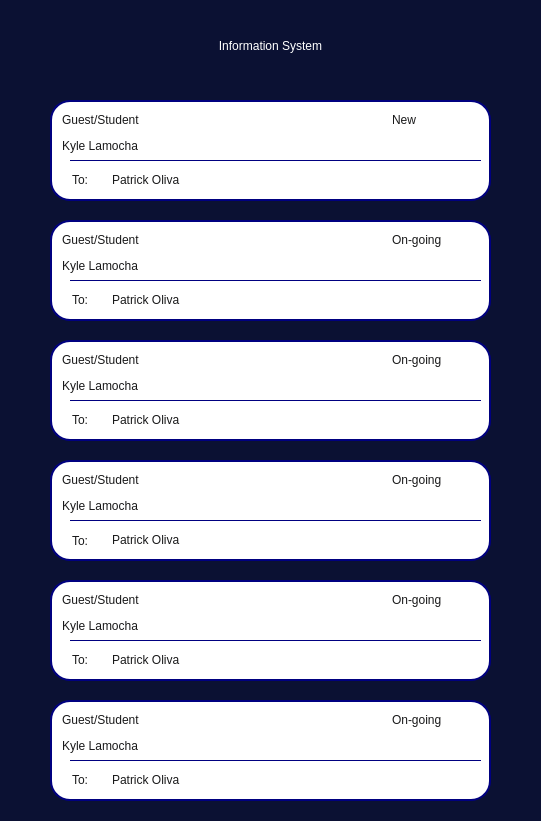
   <widget class="QFrame" name="frame_16">
    <property name="geometry">
     <rect>
      <x>1330</x>
      <y>190</y>
      <width>541</width>
      <height>821</height>
     </rect>
    </property>
    <property name="styleSheet">
     <string notr="true">QFrame{
	background-color: rgb(11, 17, 51);
border-radius: 20px;

}

</string>
    </property>
    <property name="frameShape">
     <enum>QFrame::StyledPanel</enum>
    </property>
    <property name="frameShadow">
     <enum>QFrame::Raised</enum>
    </property>
    <widget class="QLabel" name="label_12">
     <property name="geometry">
      <rect>
       <x>0</x>
       <y>20</y>
       <width>541</width>
       <height>51</height>
      </rect>
     </property>
     <property name="styleSheet">
      <string notr="true">font:40pt &quot;Bebas&quot;;
color: rgb(255, 255, 255);
</string>
     </property>
     <property name="text">
      <string>Information System</string>
     </property>
     <property name="alignment">
      <set>Qt::AlignCenter</set>
     </property>
    </widget>
    <widget class="QFrame" name="frame_50">
     <property name="geometry">
      <rect>
       <x>50</x>
       <y>100</y>
       <width>441</width>
       <height>101</height>
      </rect>
     </property>
     <property name="styleSheet">
      <string notr="true">QFrame{
border: 2px solid navy blue;
	background-color: rgb(255, 255, 255);
}

</string>
     </property>
     <property name="frameShape">
      <enum>QFrame::StyledPanel</enum>
     </property>
     <property name="frameShadow">
      <enum>QFrame::Raised</enum>
     </property>
     <widget class="QLineEdit" name="lineEdit_253">
      <property name="geometry">
       <rect>
        <x>340</x>
        <y>10</y>
        <width>91</width>
        <height>20</height>
       </rect>
      </property>
      <property name="styleSheet">
       <string notr="true">QLineEdit{
font: 11pt &quot;Montserrat&quot;;
border-radius: 5px;
	color: rgb(25, 25, 26);

}

</string>
      </property>
      <property name="text">
       <string>New</string>
      </property>
      <property name="placeholderText">
       <string>Appointment Subject</string>
      </property>
     </widget>
     <widget class="QLineEdit" name="c3r1Student">
      <property name="geometry">
       <rect>
        <x>10</x>
        <y>30</y>
        <width>421</width>
        <height>31</height>
       </rect>
      </property>
      <property name="styleSheet">
       <string notr="true">QLineEdit{
	font: 75 16pt &quot;Montserrat&quot;;
border-radius: 5px;
	color: rgb(25, 25, 26);

}

</string>
      </property>
      <property name="text">
       <string>Kyle Lamocha</string>
      </property>
      <property name="placeholderText">
       <string>Appointment Subject</string>
      </property>
     </widget>
     <widget class="QLineEdit" name="lineEdit_254">
      <property name="geometry">
       <rect>
        <x>10</x>
        <y>10</y>
        <width>331</width>
        <height>20</height>
       </rect>
      </property>
      <property name="styleSheet">
       <string notr="true">QLineEdit{
font: 10pt &quot;Montserrat&quot;;
border-radius: 5px;
	color: rgb(25, 25, 26);

}

</string>
      </property>
      <property name="text">
       <string>Guest/Student</string>
      </property>
      <property name="placeholderText">
       <string>Appointment Subject</string>
      </property>
     </widget>
     <widget class="Line" name="line_37">
      <property name="geometry">
       <rect>
        <x>20</x>
        <y>60</y>
        <width>411</width>
        <height>1</height>
       </rect>
      </property>
      <property name="styleSheet">
       <string notr="true">background-color: rgb(25, 25, 26);</string>
      </property>
      <property name="orientation">
       <enum>Qt::Horizontal</enum>
      </property>
     </widget>
     <widget class="QLineEdit" name="lineEdit_255">
      <property name="geometry">
       <rect>
        <x>20</x>
        <y>70</y>
        <width>51</width>
        <height>20</height>
       </rect>
      </property>
      <property name="styleSheet">
       <string notr="true">QLineEdit{
font: 13pt &quot;Montserrat&quot;;
border-radius: 5px;
	color: rgb(25, 25, 26);

}

</string>
      </property>
      <property name="text">
       <string>To:</string>
      </property>
      <property name="placeholderText">
       <string>Appointment Subject</string>
      </property>
     </widget>
     <widget class="QLineEdit" name="c3r1Teacher">
      <property name="geometry">
       <rect>
        <x>60</x>
        <y>70</y>
        <width>371</width>
        <height>20</height>
       </rect>
      </property>
      <property name="styleSheet">
       <string notr="true">QLineEdit{
	font: 75 16pt &quot;Montserrat&quot;;
border-radius: 5px;
	color: rgb(25, 25, 26);

}

</string>
      </property>
      <property name="text">
       <string>Patrick Oliva</string>
      </property>
      <property name="placeholderText">
       <string>Appointment Subject</string>
      </property>
     </widget>
    </widget>
    <widget class="QFrame" name="frame_51">
     <property name="geometry">
      <rect>
       <x>50</x>
       <y>220</y>
       <width>441</width>
       <height>101</height>
      </rect>
     </property>
     <property name="styleSheet">
      <string notr="true">QFrame{
border: 2px solid navy blue;
	background-color: rgb(255, 255, 255);
}

</string>
     </property>
     <property name="frameShape">
      <enum>QFrame::StyledPanel</enum>
     </property>
     <property name="frameShadow">
      <enum>QFrame::Raised</enum>
     </property>
     <widget class="QLineEdit" name="lineEdit_256">
      <property name="geometry">
       <rect>
        <x>340</x>
        <y>10</y>
        <width>91</width>
        <height>20</height>
       </rect>
      </property>
      <property name="styleSheet">
       <string notr="true">QLineEdit{
font: 11pt &quot;Montserrat&quot;;
border-radius: 5px;
	color: rgb(25, 25, 26);

}

</string>
      </property>
      <property name="text">
       <string>On-going</string>
      </property>
      <property name="placeholderText">
       <string>Appointment Subject</string>
      </property>
     </widget>
     <widget class="QLineEdit" name="c3r2Student">
      <property name="geometry">
       <rect>
        <x>10</x>
        <y>30</y>
        <width>421</width>
        <height>31</height>
       </rect>
      </property>
      <property name="styleSheet">
       <string notr="true">QLineEdit{
	font: 75 16pt &quot;Montserrat&quot;;
border-radius: 5px;
	color: rgb(25, 25, 26);

}

</string>
      </property>
      <property name="text">
       <string>Kyle Lamocha</string>
      </property>
      <property name="placeholderText">
       <string>Appointment Subject</string>
      </property>
     </widget>
     <widget class="QLineEdit" name="lineEdit_257">
      <property name="geometry">
       <rect>
        <x>10</x>
        <y>10</y>
        <width>331</width>
        <height>20</height>
       </rect>
      </property>
      <property name="styleSheet">
       <string notr="true">QLineEdit{
font: 10pt &quot;Montserrat&quot;;
border-radius: 5px;
	color: rgb(25, 25, 26);

}

</string>
      </property>
      <property name="text">
       <string>Guest/Student</string>
      </property>
      <property name="placeholderText">
       <string>Appointment Subject</string>
      </property>
     </widget>
     <widget class="Line" name="line_38">
      <property name="geometry">
       <rect>
        <x>20</x>
        <y>60</y>
        <width>411</width>
        <height>1</height>
       </rect>
      </property>
      <property name="styleSheet">
       <string notr="true">background-color: rgb(25, 25, 26);</string>
      </property>
      <property name="orientation">
       <enum>Qt::Horizontal</enum>
      </property>
     </widget>
     <widget class="QLineEdit" name="lineEdit_258">
      <property name="geometry">
       <rect>
        <x>20</x>
        <y>70</y>
        <width>51</width>
        <height>20</height>
       </rect>
      </property>
      <property name="styleSheet">
       <string notr="true">QLineEdit{
font: 13pt &quot;Montserrat&quot;;
border-radius: 5px;
	color: rgb(25, 25, 26);

}

</string>
      </property>
      <property name="text">
       <string>To:</string>
      </property>
      <property name="placeholderText">
       <string>Appointment Subject</string>
      </property>
     </widget>
     <widget class="QLineEdit" name="c3r2Teacher">
      <property name="geometry">
       <rect>
        <x>60</x>
        <y>70</y>
        <width>371</width>
        <height>20</height>
       </rect>
      </property>
      <property name="styleSheet">
       <string notr="true">QLineEdit{
	font: 75 16pt &quot;Montserrat&quot;;
border-radius: 5px;
	color: rgb(25, 25, 26);

}

</string>
      </property>
      <property name="text">
       <string>Patrick Oliva</string>
      </property>
      <property name="placeholderText">
       <string>Appointment Subject</string>
      </property>
     </widget>
    </widget>
    <widget class="QFrame" name="frame_52">
     <property name="geometry">
      <rect>
       <x>50</x>
       <y>340</y>
       <width>441</width>
       <height>101</height>
      </rect>
     </property>
     <property name="styleSheet">
      <string notr="true">QFrame{
border: 2px solid navy blue;
	background-color: rgb(255, 255, 255);
}

</string>
     </property>
     <property name="frameShape">
      <enum>QFrame::StyledPanel</enum>
     </property>
     <property name="frameShadow">
      <enum>QFrame::Raised</enum>
     </property>
     <widget class="QLineEdit" name="lineEdit_259">
      <property name="geometry">
       <rect>
        <x>340</x>
        <y>10</y>
        <width>91</width>
        <height>20</height>
       </rect>
      </property>
      <property name="styleSheet">
       <string notr="true">QLineEdit{
font: 11pt &quot;Montserrat&quot;;
border-radius: 5px;
	color: rgb(25, 25, 26);

}

</string>
      </property>
      <property name="text">
       <string>On-going</string>
      </property>
      <property name="placeholderText">
       <string>Appointment Subject</string>
      </property>
     </widget>
     <widget class="QLineEdit" name="c3r3Student">
      <property name="geometry">
       <rect>
        <x>10</x>
        <y>30</y>
        <width>421</width>
        <height>31</height>
       </rect>
      </property>
      <property name="styleSheet">
       <string notr="true">QLineEdit{
	font: 75 16pt &quot;Montserrat&quot;;
border-radius: 5px;
	color: rgb(25, 25, 26);

}

</string>
      </property>
      <property name="text">
       <string>Kyle Lamocha</string>
      </property>
      <property name="placeholderText">
       <string>Appointment Subject</string>
      </property>
     </widget>
     <widget class="QLineEdit" name="lineEdit_260">
      <property name="geometry">
       <rect>
        <x>10</x>
        <y>10</y>
        <width>331</width>
        <height>20</height>
       </rect>
      </property>
      <property name="styleSheet">
       <string notr="true">QLineEdit{
font: 10pt &quot;Montserrat&quot;;
border-radius: 5px;
	color: rgb(25, 25, 26);

}

</string>
      </property>
      <property name="text">
       <string>Guest/Student</string>
      </property>
      <property name="placeholderText">
       <string>Appointment Subject</string>
      </property>
     </widget>
     <widget class="Line" name="line_39">
      <property name="geometry">
       <rect>
        <x>20</x>
        <y>60</y>
        <width>411</width>
        <height>1</height>
       </rect>
      </property>
      <property name="styleSheet">
       <string notr="true">background-color: rgb(25, 25, 26);</string>
      </property>
      <property name="orientation">
       <enum>Qt::Horizontal</enum>
      </property>
     </widget>
     <widget class="QLineEdit" name="lineEdit_261">
      <property name="geometry">
       <rect>
        <x>20</x>
        <y>70</y>
        <width>51</width>
        <height>20</height>
       </rect>
      </property>
      <property name="styleSheet">
       <string notr="true">QLineEdit{
font: 13pt &quot;Montserrat&quot;;
border-radius: 5px;
	color: rgb(25, 25, 26);

}

</string>
      </property>
      <property name="text">
       <string>To:</string>
      </property>
      <property name="placeholderText">
       <string>Appointment Subject</string>
      </property>
     </widget>
     <widget class="QLineEdit" name="c3r3Teacher">
      <property name="geometry">
       <rect>
        <x>60</x>
        <y>70</y>
        <width>371</width>
        <height>20</height>
       </rect>
      </property>
      <property name="styleSheet">
       <string notr="true">QLineEdit{
	font: 75 16pt &quot;Montserrat&quot;;
border-radius: 5px;
	color: rgb(25, 25, 26);

}

</string>
      </property>
      <property name="text">
       <string>Patrick Oliva</string>
      </property>
      <property name="placeholderText">
       <string>Appointment Subject</string>
      </property>
     </widget>
    </widget>
    <widget class="QFrame" name="frame_53">
     <property name="geometry">
      <rect>
       <x>50</x>
       <y>460</y>
       <width>441</width>
       <height>101</height>
      </rect>
     </property>
     <property name="styleSheet">
      <string notr="true">QFrame{
	background-color: rgb(255, 255, 255);
border: 2px solid navy blue;

}

</string>
     </property>
     <property name="frameShape">
      <enum>QFrame::StyledPanel</enum>
     </property>
     <property name="frameShadow">
      <enum>QFrame::Raised</enum>
     </property>
     <widget class="QLineEdit" name="lineEdit_262">
      <property name="geometry">
       <rect>
        <x>340</x>
        <y>10</y>
        <width>91</width>
        <height>20</height>
       </rect>
      </property>
      <property name="styleSheet">
       <string notr="true">QLineEdit{
font: 11pt &quot;Montserrat&quot;;
border-radius: 5px;
	color: rgb(25, 25, 26);

}

</string>
      </property>
      <property name="text">
       <string>On-going</string>
      </property>
      <property name="placeholderText">
       <string>Appointment Subject</string>
      </property>
     </widget>
     <widget class="QLineEdit" name="c3r4Student">
      <property name="geometry">
       <rect>
        <x>10</x>
        <y>30</y>
        <width>421</width>
        <height>31</height>
       </rect>
      </property>
      <property name="styleSheet">
       <string notr="true">QLineEdit{
	font: 75 16pt &quot;Montserrat&quot;;
border-radius: 5px;
	color: rgb(25, 25, 26);

}

</string>
      </property>
      <property name="text">
       <string>Kyle Lamocha</string>
      </property>
      <property name="placeholderText">
       <string>Appointment Subject</string>
      </property>
     </widget>
     <widget class="QLineEdit" name="lineEdit_263">
      <property name="geometry">
       <rect>
        <x>10</x>
        <y>10</y>
        <width>331</width>
        <height>20</height>
       </rect>
      </property>
      <property name="styleSheet">
       <string notr="true">QLineEdit{
font: 10pt &quot;Montserrat&quot;;
border-radius: 5px;
	color: rgb(25, 25, 26);

}

</string>
      </property>
      <property name="text">
       <string>Guest/Student</string>
      </property>
      <property name="placeholderText">
       <string>Appointment Subject</string>
      </property>
     </widget>
     <widget class="Line" name="line_40">
      <property name="geometry">
       <rect>
        <x>20</x>
        <y>60</y>
        <width>411</width>
        <height>1</height>
       </rect>
      </property>
      <property name="styleSheet">
       <string notr="true">background-color: rgb(25, 25, 26);</string>
      </property>
      <property name="orientation">
       <enum>Qt::Horizontal</enum>
      </property>
     </widget>
     <widget class="QLineEdit" name="lineEdit_264">
      <property name="geometry">
       <rect>
        <x>20</x>
        <y>70</y>
        <width>41</width>
        <height>21</height>
       </rect>
      </property>
      <property name="styleSheet">
       <string notr="true">QLineEdit{
font: 13pt &quot;Montserrat&quot;;
border-radius: 5px;
	color: rgb(25, 25, 26);

}

</string>
      </property>
      <property name="text">
       <string>To:</string>
      </property>
      <property name="placeholderText">
       <string>Appointment Subject</string>
      </property>
     </widget>
     <widget class="QLineEdit" name="c3r4Teacher">
      <property name="geometry">
       <rect>
        <x>60</x>
        <y>70</y>
        <width>371</width>
        <height>20</height>
       </rect>
      </property>
      <property name="styleSheet">
       <string notr="true">QLineEdit{
	font: 75 16pt &quot;Montserrat&quot;;
border-radius: 5px;
	color: rgb(25, 25, 26);

}

</string>
      </property>
      <property name="text">
       <string>Patrick Oliva</string>
      </property>
      <property name="placeholderText">
       <string>Appointment Subject</string>
      </property>
     </widget>
    </widget>
    <widget class="QFrame" name="frame_54">
     <property name="geometry">
      <rect>
       <x>50</x>
       <y>580</y>
       <width>441</width>
       <height>101</height>
      </rect>
     </property>
     <property name="styleSheet">
      <string notr="true">QFrame{
border: 2px solid navy blue;
	background-color: rgb(255, 255, 255);
}

</string>
     </property>
     <property name="frameShape">
      <enum>QFrame::StyledPanel</enum>
     </property>
     <property name="frameShadow">
      <enum>QFrame::Raised</enum>
     </property>
     <widget class="QLineEdit" name="lineEdit_265">
      <property name="geometry">
       <rect>
        <x>340</x>
        <y>10</y>
        <width>91</width>
        <height>20</height>
       </rect>
      </property>
      <property name="styleSheet">
       <string notr="true">QLineEdit{
font: 11pt &quot;Montserrat&quot;;
border-radius: 5px;
	color: rgb(25, 25, 26);

}

</string>
      </property>
      <property name="text">
       <string>On-going</string>
      </property>
      <property name="placeholderText">
       <string>Appointment Subject</string>
      </property>
     </widget>
     <widget class="QLineEdit" name="c3r5Student">
      <property name="geometry">
       <rect>
        <x>10</x>
        <y>30</y>
        <width>421</width>
        <height>31</height>
       </rect>
      </property>
      <property name="styleSheet">
       <string notr="true">QLineEdit{
	font: 75 16pt &quot;Montserrat&quot;;
border-radius: 5px;
	color: rgb(25, 25, 26);

}

</string>
      </property>
      <property name="text">
       <string>Kyle Lamocha</string>
      </property>
      <property name="placeholderText">
       <string>Appointment Subject</string>
      </property>
     </widget>
     <widget class="QLineEdit" name="lineEdit_266">
      <property name="geometry">
       <rect>
        <x>10</x>
        <y>10</y>
        <width>331</width>
        <height>20</height>
       </rect>
      </property>
      <property name="styleSheet">
       <string notr="true">QLineEdit{
font: 10pt &quot;Montserrat&quot;;
border-radius: 5px;
	color: rgb(25, 25, 26);

}

</string>
      </property>
      <property name="text">
       <string>Guest/Student</string>
      </property>
      <property name="placeholderText">
       <string>Appointment Subject</string>
      </property>
     </widget>
     <widget class="Line" name="line_41">
      <property name="geometry">
       <rect>
        <x>20</x>
        <y>60</y>
        <width>411</width>
        <height>1</height>
       </rect>
      </property>
      <property name="styleSheet">
       <string notr="true">background-color: rgb(25, 25, 26);</string>
      </property>
      <property name="orientation">
       <enum>Qt::Horizontal</enum>
      </property>
     </widget>
     <widget class="QLineEdit" name="lineEdit_267">
      <property name="geometry">
       <rect>
        <x>20</x>
        <y>70</y>
        <width>41</width>
        <height>20</height>
       </rect>
      </property>
      <property name="styleSheet">
       <string notr="true">QLineEdit{
font: 13pt &quot;Montserrat&quot;;
border-radius: 5px;
	color: rgb(25, 25, 26);

}

</string>
      </property>
      <property name="text">
       <string>To:</string>
      </property>
      <property name="placeholderText">
       <string>Appointment Subject</string>
      </property>
     </widget>
     <widget class="QLineEdit" name="c3r5Teacher">
      <property name="geometry">
       <rect>
        <x>60</x>
        <y>70</y>
        <width>371</width>
        <height>20</height>
       </rect>
      </property>
      <property name="styleSheet">
       <string notr="true">QLineEdit{
	font: 75 16pt &quot;Montserrat&quot;;
border-radius: 5px;
	color: rgb(25, 25, 26);

}

</string>
      </property>
      <property name="text">
       <string>Patrick Oliva</string>
      </property>
      <property name="placeholderText">
       <string>Appointment Subject</string>
      </property>
     </widget>
    </widget>
    <widget class="QFrame" name="frame_55">
     <property name="geometry">
      <rect>
       <x>50</x>
       <y>700</y>
       <width>441</width>
       <height>101</height>
      </rect>
     </property>
     <property name="styleSheet">
      <string notr="true">QFrame{
border: 2px solid navy blue;
	background-color: rgb(255, 255, 255);
}

</string>
     </property>
     <property name="frameShape">
      <enum>QFrame::StyledPanel</enum>
     </property>
     <property name="frameShadow">
      <enum>QFrame::Raised</enum>
     </property>
     <widget class="QLineEdit" name="lineEdit_268">
      <property name="geometry">
       <rect>
        <x>340</x>
        <y>10</y>
        <width>91</width>
        <height>20</height>
       </rect>
      </property>
      <property name="styleSheet">
       <string notr="true">QLineEdit{
font: 11pt &quot;Montserrat&quot;;
border-radius: 5px;
	color: rgb(25, 25, 26);

}

</string>
      </property>
      <property name="text">
       <string>On-going</string>
      </property>
      <property name="placeholderText">
       <string>Appointment Subject</string>
      </property>
     </widget>
     <widget class="QLineEdit" name="c3r6Student">
      <property name="geometry">
       <rect>
        <x>10</x>
        <y>30</y>
        <width>421</width>
        <height>31</height>
       </rect>
      </property>
      <property name="styleSheet">
       <string notr="true">QLineEdit{
	font: 75 16pt &quot;Montserrat&quot;;
border-radius: 5px;
	color: rgb(25, 25, 26);

}

</string>
      </property>
      <property name="text">
       <string>Kyle Lamocha</string>
      </property>
      <property name="placeholderText">
       <string>Appointment Subject</string>
      </property>
     </widget>
     <widget class="QLineEdit" name="lineEdit_269">
      <property name="geometry">
       <rect>
        <x>10</x>
        <y>10</y>
        <width>331</width>
        <height>20</height>
       </rect>
      </property>
      <property name="styleSheet">
       <string notr="true">QLineEdit{
font: 10pt &quot;Montserrat&quot;;
border-radius: 5px;
	color: rgb(25, 25, 26);

}

</string>
      </property>
      <property name="text">
       <string>Guest/Student</string>
      </property>
      <property name="placeholderText">
       <string>Appointment Subject</string>
      </property>
     </widget>
     <widget class="Line" name="line_42">
      <property name="geometry">
       <rect>
        <x>20</x>
        <y>60</y>
        <width>411</width>
        <height>1</height>
       </rect>
      </property>
      <property name="styleSheet">
       <string notr="true">background-color: rgb(25, 25, 26);</string>
      </property>
      <property name="orientation">
       <enum>Qt::Horizontal</enum>
      </property>
     </widget>
     <widget class="QLineEdit" name="lineEdit_270">
      <property name="geometry">
       <rect>
        <x>20</x>
        <y>70</y>
        <width>31</width>
        <height>20</height>
       </rect>
      </property>
      <property name="styleSheet">
       <string notr="true">QLineEdit{
font: 13pt &quot;Montserrat&quot;;
border-radius: 5px;
	color: rgb(25, 25, 26);

}

</string>
      </property>
      <property name="text">
       <string>To:</string>
      </property>
      <property name="placeholderText">
       <string>Appointment Subject</string>
      </property>
     </widget>
     <widget class="QLineEdit" name="c3r6Teacher">
      <property name="geometry">
       <rect>
        <x>60</x>
        <y>70</y>
        <width>371</width>
        <height>20</height>
       </rect>
      </property>
      <property name="styleSheet">
       <string notr="true">QLineEdit{
	font: 75 16pt &quot;Montserrat&quot;;
border-radius: 5px;
	color: rgb(25, 25, 26);

}

</string>
      </property>
      <property name="text">
       <string>Patrick Oliva</string>
      </property>
      <property name="placeholderText">
       <string>Appointment Subject</string>
      </property>
     </widget>
    </widget>
   </widget>
